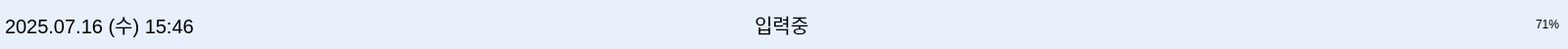
     <widget class="QFrame" name="topbar3">
      <property name="geometry">
       <rect>
        <x>0</x>
        <y>0</y>
        <width>1600</width>
        <height>50</height>
       </rect>
      </property>
      <property name="palette">
       <palette>
        <active>
         <colorrole role="WindowText">
          <brush brushstyle="SolidPattern">
           <color alpha="255">
            <red>0</red>
            <green>0</green>
            <blue>0</blue>
           </color>
          </brush>
         </colorrole>
         <colorrole role="Button">
          <brush brushstyle="SolidPattern">
           <color alpha="255">
            <red>231</red>
            <green>240</green>
            <blue>251</blue>
           </color>
          </brush>
         </colorrole>
         <colorrole role="Light">
          <brush brushstyle="SolidPattern">
           <color alpha="255">
            <red>255</red>
            <green>116</green>
            <blue>116</blue>
           </color>
          </brush>
         </colorrole>
         <colorrole role="Midlight">
          <brush brushstyle="SolidPattern">
           <color alpha="255">
            <red>247</red>
            <green>63</green>
            <blue>63</blue>
           </color>
          </brush>
         </colorrole>
         <colorrole role="Dark">
          <brush brushstyle="SolidPattern">
           <color alpha="255">
            <red>120</red>
            <green>6</green>
            <blue>6</blue>
           </color>
          </brush>
         </colorrole>
         <colorrole role="Mid">
          <brush brushstyle="SolidPattern">
           <color alpha="255">
            <red>160</red>
            <green>7</green>
            <blue>7</blue>
           </color>
          </brush>
         </colorrole>
         <colorrole role="Text">
          <brush brushstyle="SolidPattern">
           <color alpha="255">
            <red>0</red>
            <green>0</green>
            <blue>0</blue>
           </color>
          </brush>
         </colorrole>
         <colorrole role="BrightText">
          <brush brushstyle="SolidPattern">
           <color alpha="255">
            <red>255</red>
            <green>255</green>
            <blue>255</blue>
           </color>
          </brush>
         </colorrole>
         <colorrole role="ButtonText">
          <brush brushstyle="SolidPattern">
           <color alpha="255">
            <red>0</red>
            <green>0</green>
            <blue>0</blue>
           </color>
          </brush>
         </colorrole>
         <colorrole role="Base">
          <brush brushstyle="SolidPattern">
           <color alpha="255">
            <red>231</red>
            <green>240</green>
            <blue>251</blue>
           </color>
          </brush>
         </colorrole>
         <colorrole role="Window">
          <brush brushstyle="SolidPattern">
           <color alpha="255">
            <red>231</red>
            <green>240</green>
            <blue>251</blue>
           </color>
          </brush>
         </colorrole>
         <colorrole role="Shadow">
          <brush brushstyle="SolidPattern">
           <color alpha="255">
            <red>0</red>
            <green>0</green>
            <blue>0</blue>
           </color>
          </brush>
         </colorrole>
         <colorrole role="AlternateBase">
          <brush brushstyle="SolidPattern">
           <color alpha="255">
            <red>247</red>
            <green>133</green>
            <blue>133</blue>
           </color>
          </brush>
         </colorrole>
         <colorrole role="ToolTipBase">
          <brush brushstyle="SolidPattern">
           <color alpha="255">
            <red>255</red>
            <green>255</green>
            <blue>220</blue>
           </color>
          </brush>
         </colorrole>
         <colorrole role="ToolTipText">
          <brush brushstyle="SolidPattern">
           <color alpha="255">
            <red>0</red>
            <green>0</green>
            <blue>0</blue>
           </color>
          </brush>
         </colorrole>
         <colorrole role="PlaceholderText">
          <brush brushstyle="SolidPattern">
           <color alpha="128">
            <red>0</red>
            <green>0</green>
            <blue>0</blue>
           </color>
          </brush>
         </colorrole>
        </active>
        <inactive>
         <colorrole role="WindowText">
          <brush brushstyle="SolidPattern">
           <color alpha="255">
            <red>0</red>
            <green>0</green>
            <blue>0</blue>
           </color>
          </brush>
         </colorrole>
         <colorrole role="Button">
          <brush brushstyle="SolidPattern">
           <color alpha="255">
            <red>231</red>
            <green>240</green>
            <blue>251</blue>
           </color>
          </brush>
         </colorrole>
         <colorrole role="Light">
          <brush brushstyle="SolidPattern">
           <color alpha="255">
            <red>255</red>
            <green>116</green>
            <blue>116</blue>
           </color>
          </brush>
         </colorrole>
         <colorrole role="Midlight">
          <brush brushstyle="SolidPattern">
           <color alpha="255">
            <red>247</red>
            <green>63</green>
            <blue>63</blue>
           </color>
          </brush>
         </colorrole>
         <colorrole role="Dark">
          <brush brushstyle="SolidPattern">
           <color alpha="255">
            <red>120</red>
            <green>6</green>
            <blue>6</blue>
           </color>
          </brush>
         </colorrole>
         <colorrole role="Mid">
          <brush brushstyle="SolidPattern">
           <color alpha="255">
            <red>160</red>
            <green>7</green>
            <blue>7</blue>
           </color>
          </brush>
         </colorrole>
         <colorrole role="Text">
          <brush brushstyle="SolidPattern">
           <color alpha="255">
            <red>0</red>
            <green>0</green>
            <blue>0</blue>
           </color>
          </brush>
         </colorrole>
         <colorrole role="BrightText">
          <brush brushstyle="SolidPattern">
           <color alpha="255">
            <red>255</red>
            <green>255</green>
            <blue>255</blue>
           </color>
          </brush>
         </colorrole>
         <colorrole role="ButtonText">
          <brush brushstyle="SolidPattern">
           <color alpha="255">
            <red>0</red>
            <green>0</green>
            <blue>0</blue>
           </color>
          </brush>
         </colorrole>
         <colorrole role="Base">
          <brush brushstyle="SolidPattern">
           <color alpha="255">
            <red>231</red>
            <green>240</green>
            <blue>251</blue>
           </color>
          </brush>
         </colorrole>
         <colorrole role="Window">
          <brush brushstyle="SolidPattern">
           <color alpha="255">
            <red>231</red>
            <green>240</green>
            <blue>251</blue>
           </color>
          </brush>
         </colorrole>
         <colorrole role="Shadow">
          <brush brushstyle="SolidPattern">
           <color alpha="255">
            <red>0</red>
            <green>0</green>
            <blue>0</blue>
           </color>
          </brush>
         </colorrole>
         <colorrole role="AlternateBase">
          <brush brushstyle="SolidPattern">
           <color alpha="255">
            <red>247</red>
            <green>133</green>
            <blue>133</blue>
           </color>
          </brush>
         </colorrole>
         <colorrole role="ToolTipBase">
          <brush brushstyle="SolidPattern">
           <color alpha="255">
            <red>255</red>
            <green>255</green>
            <blue>220</blue>
           </color>
          </brush>
         </colorrole>
         <colorrole role="ToolTipText">
          <brush brushstyle="SolidPattern">
           <color alpha="255">
            <red>0</red>
            <green>0</green>
            <blue>0</blue>
           </color>
          </brush>
         </colorrole>
         <colorrole role="PlaceholderText">
          <brush brushstyle="SolidPattern">
           <color alpha="128">
            <red>0</red>
            <green>0</green>
            <blue>0</blue>
           </color>
          </brush>
         </colorrole>
        </inactive>
        <disabled>
         <colorrole role="WindowText">
          <brush brushstyle="SolidPattern">
           <color alpha="255">
            <red>120</red>
            <green>6</green>
            <blue>6</blue>
           </color>
          </brush>
         </colorrole>
         <colorrole role="Button">
          <brush brushstyle="SolidPattern">
           <color alpha="255">
            <red>231</red>
            <green>240</green>
            <blue>251</blue>
           </color>
          </brush>
         </colorrole>
         <colorrole role="Light">
          <brush brushstyle="SolidPattern">
           <color alpha="255">
            <red>255</red>
            <green>116</green>
            <blue>116</blue>
           </color>
          </brush>
         </colorrole>
         <colorrole role="Midlight">
          <brush brushstyle="SolidPattern">
           <color alpha="255">
            <red>247</red>
            <green>63</green>
            <blue>63</blue>
           </color>
          </brush>
         </colorrole>
         <colorrole role="Dark">
          <brush brushstyle="SolidPattern">
           <color alpha="255">
            <red>120</red>
            <green>6</green>
            <blue>6</blue>
           </color>
          </brush>
         </colorrole>
         <colorrole role="Mid">
          <brush brushstyle="SolidPattern">
           <color alpha="255">
            <red>160</red>
            <green>7</green>
            <blue>7</blue>
           </color>
          </brush>
         </colorrole>
         <colorrole role="Text">
          <brush brushstyle="SolidPattern">
           <color alpha="255">
            <red>120</red>
            <green>6</green>
            <blue>6</blue>
           </color>
          </brush>
         </colorrole>
         <colorrole role="BrightText">
          <brush brushstyle="SolidPattern">
           <color alpha="255">
            <red>255</red>
            <green>255</green>
            <blue>255</blue>
           </color>
          </brush>
         </colorrole>
         <colorrole role="ButtonText">
          <brush brushstyle="SolidPattern">
           <color alpha="255">
            <red>120</red>
            <green>6</green>
            <blue>6</blue>
           </color>
          </brush>
         </colorrole>
         <colorrole role="Base">
          <brush brushstyle="SolidPattern">
           <color alpha="255">
            <red>231</red>
            <green>240</green>
            <blue>251</blue>
           </color>
          </brush>
         </colorrole>
         <colorrole role="Window">
          <brush brushstyle="SolidPattern">
           <color alpha="255">
            <red>231</red>
            <green>240</green>
            <blue>251</blue>
           </color>
          </brush>
         </colorrole>
         <colorrole role="Shadow">
          <brush brushstyle="SolidPattern">
           <color alpha="255">
            <red>0</red>
            <green>0</green>
            <blue>0</blue>
           </color>
          </brush>
         </colorrole>
         <colorrole role="AlternateBase">
          <brush brushstyle="SolidPattern">
           <color alpha="255">
            <red>240</red>
            <green>11</green>
            <blue>11</blue>
           </color>
          </brush>
         </colorrole>
         <colorrole role="ToolTipBase">
          <brush brushstyle="SolidPattern">
           <color alpha="255">
            <red>255</red>
            <green>255</green>
            <blue>220</blue>
           </color>
          </brush>
         </colorrole>
         <colorrole role="ToolTipText">
          <brush brushstyle="SolidPattern">
           <color alpha="255">
            <red>0</red>
            <green>0</green>
            <blue>0</blue>
           </color>
          </brush>
         </colorrole>
         <colorrole role="PlaceholderText">
          <brush brushstyle="SolidPattern">
           <color alpha="128">
            <red>0</red>
            <green>0</green>
            <blue>0</blue>
           </color>
          </brush>
         </colorrole>
        </disabled>
       </palette>
      </property>
      <property name="styleSheet">
       <string>background-color: #e7f0fb;</string>
      </property>
      <widget class="QLabel" name="label_datetime3">
       <property name="geometry">
        <rect>
         <x>5</x>
         <y>0</y>
         <width>331</width>
         <height>50</height>
        </rect>
       </property>
       <property name="font">
        <font>
         <pointsize>15</pointsize>
        </font>
       </property>
       <property name="text">
        <string>2025.07.16 (수) 15:46</string>
       </property>
      </widget>
      <widget class="QLabel" name="label_battery3">
       <property name="geometry">
        <rect>
         <x>1470</x>
         <y>0</y>
         <width>121</width>
         <height>50</height>
        </rect>
       </property>
       <property name="text">
        <string>71%</string>
       </property>
       <property name="alignment">
        <set>Qt::AlignRight|Qt::AlignTrailing|Qt::AlignVCenter</set>
       </property>
      </widget>
      <widget class="QLabel" name="label_status3">
       <property name="geometry">
        <rect>
         <x>770</x>
         <y>0</y>
         <width>141</width>
         <height>50</height>
        </rect>
       </property>
       <property name="font">
        <font>
         <pointsize>15</pointsize>
         <weight>50</weight>
         <bold>false</bold>
        </font>
       </property>
       <property name="text">
        <string>입력중</string>
       </property>
      </widget>
      <widget class="QLabel" name="label_image3">
       <property name="geometry">
        <rect>
         <x>690</x>
         <y>0</y>
         <width>71</width>
         <height>50</height>
        </rect>
       </property>
       <property name="text">
        <string/>
       </property>
       <property name="pixmap">
        <pixmap>icon/입력중.png</pixmap>
       </property>
       <property name="scaledContents">
        <bool>true</bool>
       </property>
      </widget>
     </widget>
